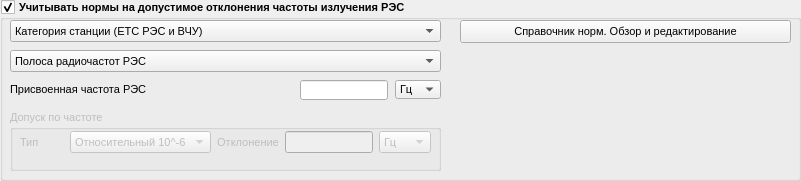
       <widget class="QGroupBox" name="groupBox">
        <property name="geometry">
         <rect>
          <x>0</x>
          <y>10</y>
          <width>801</width>
          <height>181</height>
         </rect>
        </property>
        <property name="maximumSize">
         <size>
          <width>16777215</width>
          <height>100000</height>
         </size>
        </property>
        <property name="font">
         <font>
          <pointsize>8</pointsize>
          <weight>75</weight>
          <bold>true</bold>
         </font>
        </property>
        <property name="title">
         <string>Учитывать нормы на допустимое отклонения частоты излучения РЭС</string>
        </property>
        <property name="flat">
         <bool>false</bool>
        </property>
        <property name="checkable">
         <bool>true</bool>
        </property>
        <property name="checked">
         <bool>true</bool>
        </property>
        <widget class="QComboBox" name="comboBox">
         <property name="geometry">
          <rect>
           <x>10</x>
           <y>50</y>
           <width>431</width>
           <height>22</height>
          </rect>
         </property>
         <property name="font">
          <font>
           <pointsize>8</pointsize>
           <weight>50</weight>
           <bold>false</bold>
          </font>
         </property>
         <property name="editable">
          <bool>false</bool>
         </property>
         <property name="currentText">
          <string>Полоса радиочастот РЭС</string>
         </property>
         <property name="sizeAdjustPolicy">
          <enum>QComboBox::AdjustToContentsOnFirstShow</enum>
         </property>
         <property name="minimumContentsLength">
          <number>1</number>
         </property>
         <property name="frame">
          <bool>true</bool>
         </property>
         <item>
          <property name="text">
           <string>Полоса радиочастот РЭС</string>
          </property>
         </item>
        </widget>
        <widget class="QComboBox" name="comboBox_2">
         <property name="geometry">
          <rect>
           <x>10</x>
           <y>20</y>
           <width>431</width>
           <height>22</height>
          </rect>
         </property>
         <property name="font">
          <font>
           <pointsize>8</pointsize>
           <weight>50</weight>
           <bold>false</bold>
          </font>
         </property>
         <property name="editable">
          <bool>false</bool>
         </property>
         <property name="currentText">
          <string>Категория станции (ЕТС РЭС и ВЧУ)</string>
         </property>
         <property name="sizeAdjustPolicy">
          <enum>QComboBox::AdjustToContentsOnFirstShow</enum>
         </property>
         <property name="minimumContentsLength">
          <number>1</number>
         </property>
         <property name="frame">
          <bool>true</bool>
         </property>
         <item>
          <property name="text">
           <string>Категория станции (ЕТС РЭС и ВЧУ)</string>
          </property>
         </item>
        </widget>
        <widget class="QGroupBox" name="groupBox_3">
         <property name="enabled">
          <bool>false</bool>
         </property>
         <property name="geometry">
          <rect>
           <x>10</x>
           <y>110</y>
           <width>431</width>
           <height>61</height>
          </rect>
         </property>
         <property name="font">
          <font>
           <pointsize>8</pointsize>
           <weight>50</weight>
           <bold>false</bold>
          </font>
         </property>
         <property name="title">
          <string>Допуск по частоте</string>
         </property>
         <widget class="QWidget" name="horizontalLayoutWidget">
          <property name="geometry">
           <rect>
            <x>10</x>
            <y>20</y>
            <width>411</width>
            <height>24</height>
           </rect>
          </property>
          <layout class="QHBoxLayout" name="horizontalLayout_2">
           <property name="topMargin">
            <number>0</number>
           </property>
           <property name="bottomMargin">
            <number>0</number>
           </property>
           <item>
            <widget class="QLabel" name="label">
             <property name="text">
              <string>Тип</string>
             </property>
             <property name="alignment">
              <set>Qt::AlignLeading|Qt::AlignLeft|Qt::AlignVCenter</set>
             </property>
            </widget>
           </item>
           <item>
            <widget class="QComboBox" name="comboBox_3">
             <item>
              <property name="text">
               <string>Относительный 10^-6</string>
              </property>
             </item>
             <item>
              <property name="text">
               <string>Абсолютный</string>
              </property>
             </item>
            </widget>
           </item>
           <item>
            <widget class="QLabel" name="label_2">
             <property name="text">
              <string>Отклонение</string>
             </property>
             <property name="alignment">
              <set>Qt::AlignCenter</set>
             </property>
            </widget>
           </item>
           <item>
            <widget class="QLineEdit" name="lineEdit">
             <property name="maximumSize">
              <size>
               <width>88</width>
               <height>16777215</height>
              </size>
             </property>
            </widget>
           </item>
           <item>
            <widget class="QComboBox" name="comboBox_4">
             <item>
              <property name="text">
               <string>Гц</string>
              </property>
             </item>
             <item>
              <property name="text">
               <string>кГц</string>
              </property>
             </item>
             <item>
              <property name="text">
               <string>МГц</string>
              </property>
             </item>
            </widget>
           </item>
          </layout>
         </widget>
        </widget>
        <widget class="QPushButton" name="pushButton_5">
         <property name="geometry">
          <rect>
           <x>460</x>
           <y>20</y>
           <width>331</width>
           <height>23</height>
          </rect>
         </property>
         <property name="font">
          <font>
           <pointsize>8</pointsize>
           <weight>50</weight>
           <bold>false</bold>
          </font>
         </property>
         <property name="text">
          <string>Справочник норм. Обзор и редактирование</string>
         </property>
        </widget>
        <widget class="QLabel" name="label_26">
         <property name="enabled">
          <bool>true</bool>
         </property>
         <property name="geometry">
          <rect>
           <x>10</x>
           <y>80</y>
           <width>221</width>
           <height>19</height>
          </rect>
         </property>
         <property name="font">
          <font>
           <weight>50</weight>
           <bold>false</bold>
          </font>
         </property>
         <property name="text">
          <string>Присвоенная частота РЭС</string>
         </property>
         <property name="alignment">
          <set>Qt::AlignLeading|Qt::AlignLeft|Qt::AlignVCenter</set>
         </property>
        </widget>
        <widget class="QComboBox" name="comboBox_5">
         <property name="enabled">
          <bool>true</bool>
         </property>
         <property name="geometry">
          <rect>
           <x>395</x>
           <y>80</y>
           <width>46</width>
           <height>19</height>
          </rect>
         </property>
         <property name="font">
          <font>
           <weight>50</weight>
           <bold>false</bold>
          </font>
         </property>
         <item>
          <property name="text">
           <string>Гц</string>
          </property>
         </item>
         <item>
          <property name="text">
           <string>кГц</string>
          </property>
         </item>
         <item>
          <property name="text">
           <string>МГц</string>
          </property>
         </item>
        </widget>
        <widget class="QLineEdit" name="lineEdit_4">
         <property name="enabled">
          <bool>true</bool>
         </property>
         <property name="geometry">
          <rect>
           <x>300</x>
           <y>80</y>
           <width>88</width>
           <height>20</height>
          </rect>
         </property>
         <property name="maximumSize">
          <size>
           <width>88</width>
           <height>16777215</height>
          </size>
         </property>
         <property name="font">
          <font>
           <weight>50</weight>
           <bold>false</bold>
          </font>
         </property>
        </widget>
       </widget>
